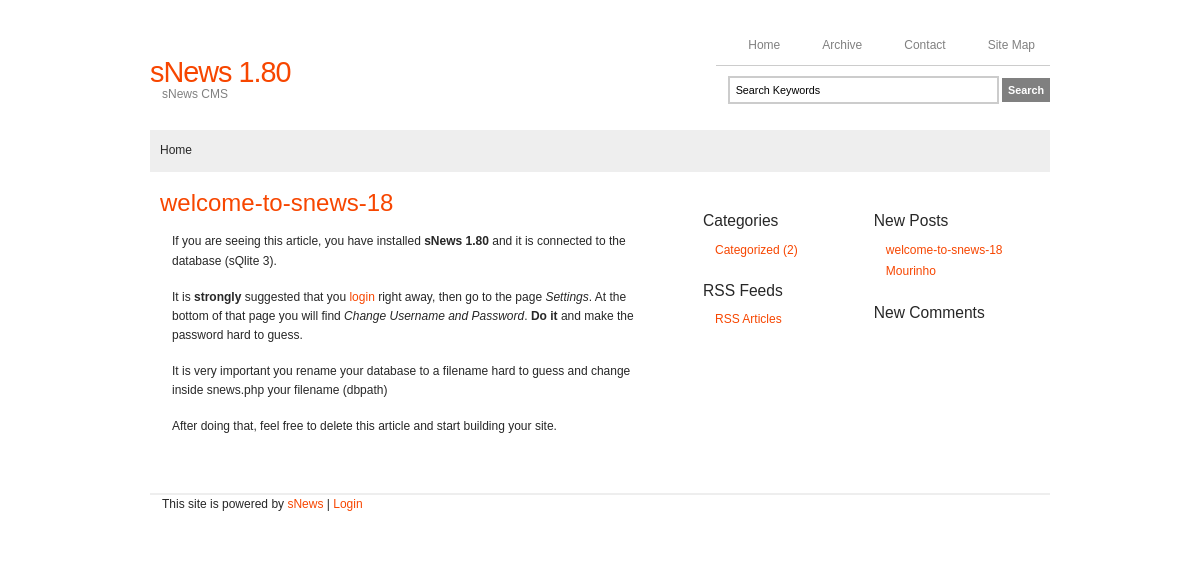
The page / on the database its author committed.
### tables this page shows
CREATE TABLE [articles] ( [id] INTEGER PRIMARY KEY AUTOINCREMENT NOT NULL , [title] VARCHAR ( 100 ) DEFAULT NULL , [seftitle] VARCHAR ( 100 ) DEFAULT NULL , [text] text , [date] datetime DEFAULT NULL , [category] INTEGER NOT NULL DEFAULT 0 , [position] INTEGER DEFAULT NULL , [extraid] VARCHAR ( 8 ) DEFAULT NULL , [page_extra] VARCHAR ( 8 ) DEFAULT NULL , [displaytitle] char ( 3 ) NOT NULL DEFAULT 'YES' , [displayinfo] char ( 3 ) NOT NULL DEFAULT 'YES' , [commentable] VARCHAR ( 5 ) NOT NULL DEFAULT '' , [published] TINYINT NOT NULL DEFAULT 1 , [description_meta] VARCHAR ( 255 ) DEFAULT NULL , [keywords_meta] VARCHAR ( 255 ) DEFAULT NULL , [show_on_home] VARCHAR ( 3 ) DEFAULT 'YES' , [show_in_subcats] VARCHAR ( 3 ) DEFAULT 'NO' , [artorder] INTEGER NOT NULL DEFAULT '0' , [visible] VARCHAR ( 6 ) DEFAULT 'YES' , [default_page] VARCHAR ( 6 ) DEFAULT 'NO' );

CREATE TABLE [categories] ( [id] INTEGER PRIMARY KEY AUTOINCREMENT NOT NULL , [name] VARCHAR ( 100 ) NOT NULL , [seftitle] VARCHAR ( 100 ) NOT NULL , [description] VARCHAR ( 255 ) NOT NULL , [published] VARCHAR ( 4 ) NOT NULL DEFAULT 'YES' , [catorder] INTEGER NOT NULL DEFAULT 0 , [subcat] TINYINT NOT NULL DEFAULT 0 );

### snews.php (the view, shortened to what the rows shown need)
<?php
function db_cfg($field) { static $dbcfg;
	if (!$dbcfg) {
		$dbcfg = array(
			'driver' => 'pdo',
			'dbtype' => 'sqlite',
			'server' => 'localhost',
			'database' => 'snews18',
			'username' => 'root',
			'password' => '',
			'dbpath' => 'test.db3',
			'prefix' => ''
		);
	} return $dbcfg[$field];
}
function db() { static $conn;
	if (!$conn) { $conn = false;
		$driver = db_cfg('driver');
		$server = db_cfg('server');
		$dbtype = db_cfg('dbtype');
		$database = db_cfg('database');
		$username = db_cfg('username');
		$password = db_cfg('password');
		$dbpath = db_cfg('dbpath');
		switch($dbtype) {
	  		case "sqlite" : $dbconn = "sqlite:$dbpath"; break;
		}
		if ($driver == 'pdo' || $driver == 'PDO') {
			try {$conn = new PDO($dbconn, $username, $password, array(PDO::MYSQL_ATTR_INIT_COMMAND => "SET NAMES utf8"));}
			catch (PDOException $msg) {die ('Connection error, because: '.$msg->getMessage());}
		} else if ($driver == 'mysqli' || $driver == 'MYSQLI') {
			$conn = new mysqli($server, $username, $password, $database);
			if (mysqli_connect_errno()) {printf("Connect failed: %s\n", mysqli_connect_error()); exit();}
		} else {die('<h1>Driver Error.</h1><p>Check your db_cfg (<b>DB_DRIVER</b>)</p>');}
	} return $conn;
}
function dbfetch($result, $prepared = false) {
	$driver = db_cfg('driver');
	if ($driver == 'pdo') {return $result -> fetch(PDO::FETCH_ASSOC);}
}
function site() {
	$host = 'http://'.$_SERVER['HTTP_HOST'];
	$directory = dirname($_SERVER['SCRIPT_NAME']);
	$website = $directory == '/' ? $host.'/' : $host.$directory.'/';
	return $website;
} $_TYPE = 0;
function s($var) { static $site_settings;
	if (!$site_settings) {
		$query = 'SELECT name,value FROM '._PRE.'settings';
		if ($result = db()->query($query)) {
			while ($r = dbfetch($result)) {
				$site_settings[$r['name']] = $r['value'];
			}
		}
	} $value = $site_settings[$var];
	return $value;
}
	s('language') != 'EN' && file_exists('lang/'.s('language').'.php') == true ? include('lang/'.s('language').'.php') : include('lang/EN.php');
function l($var) {static $lang;
	if (!$lang) {
		$lang = load_lang();
		$lang['cat_listSEF'] = 'archive,contact,sitemap,login';
		$lang['divider'] = '&middot;';
		$lang['paginator'] = 'p_';
		$lang['comment_pages'] = 'c_';
		$lang['ignored_items'] = '.,..,cgi-bin,.htaccess,Thumbs.db,snews.php,admin.php,index.php,lib.php,style.css,admin.js,'.s('language').'.php';
	} return $lang[$var];
}
function check_category($category) {
	$main_menu = explode(',', l('cat_listSEF'));
	if (in_array($category, $main_menu)) {return true;}
	else {return false;}
}
function cat_rel($var, $column) {
	$categoryid = $var; $parent = '';
	$sub = "SELECT $column FROM "._PRE.'categories'." WHERE id = $categoryid";
	$join = "SELECT parent.$column FROM "._PRE.'categories'." as child
		INNER JOIN "._PRE.'categories'." as parent
			ON parent.id = child.subcat
		WHERE child.id = $categoryid";
	if ($result = db() -> query($join)) {
		while ($r = dbfetch($result)) {$parent = $r[$column].'/';}
	}
	if ($res = db() -> query($sub)) {
		while ($c = dbfetch($res)) {$child = $c[$column];}
	} return $parent.$child;
}
function stats($table, $position, $other = '', $count = true) {
	$field = $count != false ? 'count(DISTINCT id)' : 'MAX(catorder)';
	$pos = !empty($position) ? " WHERE position = $position" : "";
	$alternative = empty($position) && !empty($other)? " WHERE ".$other : "";
	$query = 'SELECT '.$field.' as num FROM '._PRE.$table.$pos.$alternative;
	if ($result = db() -> query($query)) {
		while ($r = dbfetch($result)) {$numrows = $r['num'];}
	} else {$numrows = 0;}
	return $numrows;
}
if ($_GET) {
	if (isset($_GET['category']) && !empty($_GET['category'])) {
		$url = explode('/', clean($_GET['category']));
		$categorySEF = $url[0];
		if (check_category($categorySEF)) {$_catID = 0;}
		if (strpos($categorySEF, 'rss-') !== false) {if (function_exists('rss_contents')) {die(rss_contents($categorySEF));} die('No feed addon'); exit;}
		$subcatSEF = isset($url[1]) ? $url[1] : '';
		if (isset($url[1]) && substr($url[1], 0, 1) == l('comment_pages') && is_numeric(substr($url[1], 1, 1))) {$commentsPage = $url[1];}
		else {$commentsPage = isset($url[3]) ? $url[3] : '';}
		$articleSEF = isset($url[2]) ? $url[2] : '';
		if (_ADMIN) {
			$pub_a = ''; $pub_c = ''; $pub_x = '';
		} else {
			$pub_a = ' AND a.published = 1';
			$pub_c = ' AND c.published =\'YES\'';
			$pub_x = ' AND x.published =\'YES\'';
		}
		if ($articleSEF && substr( $articleSEF, 0, 2) != l('paginator') && substr( $articleSEF, 0, 2) != l('comment_pages')) {
			$MainQuery = 'SELECT
				a.id AS id, title, position, description_meta, keywords_meta,
				c.id AS catID, c.name AS name, c.description, x.name AS xname
				FROM '._PRE.'articles'.' AS a,
					'._PRE.'categories'.' AS c
				LEFT JOIN '._PRE.'categories'.' AS x
					ON c.subcat=x.id
				WHERE a.category=c.id
					'.$pub_a.$pub_c.$pub_x.'
					AND x.seftitle="'.$categorySEF.'"
					AND c.seftitle="'.$subcatSEF.'"
					AND a.seftitle="'.$articleSEF.'"
			'; $_TYPE = 1;
		}
		else if ($subcatSEF  && substr( $subcatSEF, 0, 2) != l('paginator') && substr( $subcatSEF, 0, 2) != l('comment_pages')) {
			$Try_Article = 'SELECT
					a.id AS id, title, position, description_meta, keywords_meta,
					c.id as catID, name, description, subcat
				FROM '._PRE.'articles'.' AS a
				LEFT JOIN '._PRE.'categories'.' AS c
					ON category =  c.id
				WHERE c.seftitle = "'.$categorySEF.'"
					AND a.seftitle ="'.$subcatSEF.'"
					'.$pub_a.$pub_c.'
					AND subcat = 0';
			$num = stats('articles', '', 'seftitle ="'.$subcatSEF.'"');
			if ($num != 0) {
				if ($result = db() -> query($Try_Article)) {$R = dbfetch($result);}
				$_TYPE = 2;
			} else {
				$MainQuery = 'SELECT
					c.id AS catID, c.name AS name, c.description, c.subcat,
					x.name AS xname
				FROM '._PRE.'categories'.' AS x
				LEFT JOIN '._PRE.'categories'.' AS c
					ON  c.subcat = x.id
				WHERE x.seftitle = "'.$categorySEF.'"
					AND c.seftitle = "'.$subcatSEF.'"
					'.$pub_c.$pub_x ;
				$_TYPE = 3;
			} unset($num);
		} else {
			if (substr($categorySEF, 0, 2) == l('paginator')) {$MainQuery = ''; $_TYPE = 4;}
			else {
				$Try_Page = 'SELECT id, title, category, description_meta, keywords_meta, position
					FROM '._PRE.'articles'.' AS a
					WHERE seftitle = "'.$categorySEF.'" '.$pub_a.' AND position = 3';
				if ($result = db() -> query($Try_Page)) {$R = dbfetch($result); $_TYPE = 5;}
				if (!$R) {
					$MainQuery ='SELECT id AS catID, name, description
						FROM '._PRE.'categories'.' AS c
						WHERE seftitle = "'.$categorySEF.'" AND subcat = 0 '.$pub_c;
					$_TYPE = 6;
				}
			}
		}
		if (!empty($MainQuery)) {
			if ($main = db() -> query($MainQuery)) {$R = dbfetch($main);}
			else if (!in_array($_GET['action'], explode(',', l('cat_listSEF')))) {
				$categorySEF = '404';
				header('HTTP/1.1 404 Not Found');
				unset($subcatSEF, $articleSEF);
				set_error();
			} update_articles();
		}
	} if (_ADMIN && isset($_GET['action'])) {
		$url = explode('/', clean($_GET['action']));
		$categorySEF = $url[0];
	}
} else {
	if (s('display_page') !== 0) {$_ID = s('display_page'); $_TYPE = 7;}
	else {$_TYPE = 8;}
} unset($Try_Article, $MainQuery, $result, $pub_a, $pub_b, $pub_c, $pub_x);
function categories() {
	global $categorySEF;
	$qwr = !_ADMIN ? ' AND a.visible=\'YES\'' : '';
	if (s('num_categories') == 'on') {
		$count = ', COUNT(DISTINCT a.id) as total';
		$join = 'LEFT OUTER JOIN '._PRE.'articles'.' AS a
			ON (a.category = c.id AND a.position = 1  AND a.published = 1'.$qwr.')';
	} else {
		$count = '';
		$join = '';
	}
	$query = 'SELECT c.seftitle, c.name, description, c.id AS parent'.$count.'
		FROM '._PRE.'categories'.' AS c '.$join.'
		WHERE c.subcat = 0 AND c.published = \'YES\'
		GROUP BY c.id
		ORDER BY c.catorder, c.id';
	if ($result = db() -> query($query)) {
		while ($r = dbfetch($result)) {
			$category_title = $r['seftitle'];
			$r['name'] = (s('language')!='EN' && $r['name'] == 'Uncategorized' && $r['parent']==1) ? l('uncategorised') : $r['name'];
			$class = $category_title == $categorySEF ? ' class="current"' : '';
			if (isset($r['total'])) {$num=' ('.$r['total'].')';}
			echo '<li><a'.$class.' href="'._SITE.$category_title.'/" title="'.$r['name'].' - '.$r['description'].'">'.$r['name'].$num.'</a>';
			echo '</li>';
		}
	} else {
		echo '<li>'.l('no_categories').'</li>';
	}
}
function menu_articles($start = 0, $size = 5, $cat_specific = 0) {
	global $categorySEF, $_catID,$subcatSEF;
	$no_articles = '<li>'.l('no_articles').'</li>';
	switch ($cat_specific){
		case 1 : $subcat = !empty($_catID) && empty($subcatSEF) ? 'AND c.subcat = '.$_catID : ''; break;
	}
	$query = 'SELECT
			title,a.seftitle AS asef,date,
			c.name AS name,c.seftitle AS csef,
			x.name AS xname,x.seftitle AS xsef
		FROM '._PRE.'articles'.' AS a
		LEFT OUTER JOIN '._PRE.'categories'.' as c
			ON category = c.id
		LEFT OUTER JOIN '._PRE.'categories'.' as x
			ON c.subcat =  x.id AND x.published =\'YES\'
		WHERE position = 1
			AND a.published = 1
			AND c.published =\'YES\'
			AND a.visible = \'YES\'
			'.$subcat.'
		ORDER BY date DESC
			LIMIT '."$start, $size";
		if ($result = db() -> query($query)) {
			$n = 0;
			while ($r = dbfetch($result)) {
				$name = s('show_cat_names') == 'on' ? ' ('.$r['name'].')' : '';
				$date = date(s('date_format'), strtotime($r['date']));
				$link = isset($r['xsef']) ? $r['xsef'].'/'.$r['csef'] : $r['csef'];
				echo  '<li><a href="'._SITE.$link.'/'.$r['asef'].'/"
					title="'.$r['name'].' / '.$r['title'].' ('.$date.')">'.$r['title'].$name.'</a>
				</li>'; $n++;
			} if ($n == 0) {echo $no_articles;}
		} else {echo $no_articles;}
}
function articles() {
	global $categorySEF, $subcatSEF, $_NAME, $articleSEF, $_ID, $_POS, $_catID, $_XNAME, $_TYPE;
	$frontpage = s('display_page'); $num = 0;
	$display = intval(s('display_page'));
	$admin = '<a href="'._SITE.'administration/" title="'.l('administration').'">'.l('administration').'</a>';
	$title_not_found  = '<h2>'.l('none_yet').'</h2>';
	$title_not_found .= _ADMIN ? '<p>'.l('create_new').' '.$admin.'</p>' : '';
	$visible = _ADMIN ? '' : ' AND a.visible=\'YES\' ';
	if ($_TYPE >= 1 && $_TYPE < 10) {
		if ($_TYPE == 1 || $_TYPE == 2 || $_TYPE == 9) {$num = stats('articles', '', 'id='.$_ID);} else
		if (($_TYPE == 3 || $_TYPE == 6) && $_catID != 0) {$num = stats('articles', '', 'category='.$_catID);} else
		if ($_TYPE == 5) {$num = stats('articles', '', 'id='.$_ID);} else
		if ($_TYPE == 7  || $_TYPE == 4) {
			$num = $display != 0 && $_TYPE == 7 ?
				stats('articles', '', 'id='.$_ID) :
				stats('articles', '', 'show_on_home = "YES" AND position = 1');
		}
		if ($num != 0) {
			$position = $_TYPE == 5 || ($_TYPE == 7 && $display != 0) ? 3 : 1;
			$with_category = $_TYPE != 4 && $_TYPE != 7 ? ' AND category = '.$_catID : ' AND show_on_home = "YES"';
			$articleID = $_ID != 0 ? ' AND a.id = '.$_ID.' ' : '';
			$articleCount = s('article_limit');
			$article_limit = (empty($articleCount) || $articleCount < 1) ? 100 : $articleCount;
			if (!isset($currentPage) || !is_numeric($currentPage) || $currentPage < 1) {$currentPage = 1;}
			$query_articles = 'SELECT
					a.id AS aid,title,a.seftitle AS asef,text,a.date, a.category,
					a.displaytitle,a.displayinfo,a.commentable,a.visible
				FROM '._PRE.'articles'.' AS a
				WHERE a.position = '.$position.'
					AND a.published = 1 '.$with_category.$articleID.$visible.'
				ORDER BY a.artorder ASC, a.date DESC
				LIMIT '.($currentPage - 1) * $article_limit.','.$article_limit;
			if ($result = db() -> query($query_articles)) {
				$link = '<a href="'._SITE;
				while ($r = dbfetch($result)) {
					$uri = $r['category'] != 0 ? cat_rel($r['category'], 'seftitle') : '';
					$title = $r['title'];
					if ($r['displaytitle'] == 'YES') {
						if (!$_ID) {echo '<h2 class="big">'.$link.$uri.'/'.$r['asef'].'/">'.$title.'</a></h2>';}
						else {echo '<h2>'.$title.'</h2>';}
					}
				}
			}
		} else {
			if (_ADMIN) {echo $title_not_found;}
			echo '<ul class="vertical">';
				menu_articles(0, 10, 1);
			echo '</ul>';
		}
	}
}
function searchform() { ?>
<?php }
function file_include($text, $shorten) {
	$fulltext = substr($text, 0, $shorten);
	$inc = strpos($fulltext, '[/include]');
	if ($inc > 0) {
		$text = str_replace('[include]', '|&|', $fulltext);
		$text = str_replace('[/include]', '|&|', $text);
		$text = explode('|&|', $text);
		$num = count($text);
		$extension = explode(',', s('file_extensions'));
		for ($i = 0; $i<$num; $i++) {
			if ($i == $num) {
				break;
			}
			if (!in_array(substr(strrchr($text[$i], '.'), 1), $extension)) {
				echo substr($text[$i], 0);
			} else {
				if (preg_match('/^[a-z0-9_\-.\/]+$/i', $text[$i])) {
					$filename=$text[$i];
					file_exists($filename) ? include($filename) : print l('error_file_exists');
				} else {
					echo l('error_file_name');
				}
			}
		}
	} else {
		echo $fulltext;
	}
}
function center() {
	if ($_POST) {
		if (_ADMIN) {include('admin.php');}
		switch(true) {
			case isset($_POST['search_query'])	: search(); return; break;
			case isset($_POST['comment']) 		: comment('comment_posted'); return; break;
			case isset($_POST['contactform'])	: contact(); return; break;
			case isset($_POST['Loginform'])		: administration(); return; break;
			case isset($_POST['action']) 		: if (_ADMIN && $_POST['action'] == 'process') {processing();} return; break;
			default : set_error();
			break;
		}
	} else {articles();}
}
?>

### rows shown on the page
articles: title "welcome-to-snews-18", fulltext "If you are seeing this article, you have installed sNews 1.80 and it is connected to the database (sQlite 3). It is strongly suggested that you login right away, then go to the page Settings . At the bottom of that page you will find Change Username and Password . Do it and make the password hard to guess. It is very important you rename your database to a filename hard to guess and change inside snews.php your filename (dbpath) After doing that, feel free to delete this article and start building your site."
categories: name "Categorized", num "(2)"
articles: title "Mourinho"

### other values the page prints
l('home') "Home"
l('archive') "Archive"
l('contact') "Contact"
l('sitemap') "Site Map"
s('website_title') "sNews 1.80"
s('website_description') "sNews CMS"
l( 'rss_'.$l[0] ) "RSS Articles"
$must_login "Login"
